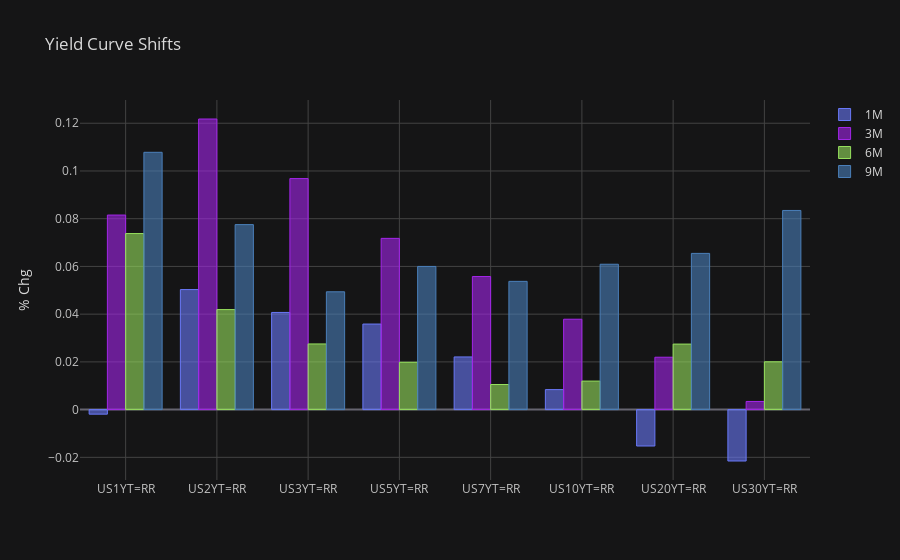

The notebook cell this image was saved under:
### Markdown cell above
### <span style="color:#6978F7">Yield curve shift analysis</span>

This model displays a bar chart with 1M / 3M / 6M / 9M %-changes in a given yield curve. The user needs to enter a RIC chain of the required curve.

<b>rf_yield_curve_analysis.<span style=" color:green">get_data</span></b><i>(ric_chain, show_chart=True)</i>
<br>The function returns a pandas dataframe containing curve changes, as well as a plotly bar chart.</br>

### Code cell
rf_yield_curve_analysis.get_data('0#USBMK=')

### Figure 1 — Plotly figure (JSON) as saved in the notebook; plotly's stock layout.template omitted (floating-point values rounded to 4 significant figures)
{"data": [{"marker": {"color": "rgba(105, 120, 247, 0.6)", "line": {"color": "rgba(105, 120, 247, 1.0)", "width": 1}}, "name": "1M", "orientation": "v", "text": "", "type": "bar", "x": ["US1YT=RR", "US2YT=RR", "US3YT=RR", "US5YT=RR", "US7YT=RR", "US10YT=RR", "US20YT=RR", "US30YT=RR"], "y": [-0.001905, 0.0503, 0.04072, 0.03585, 0.02207, 0.008387, -0.01525, -0.02153]}, {"marker": {"color": "rgba(163, 37, 233, 0.6)", "line": {"color": "rgba(163, 37, 233, 1.0)", "width": 1}}, "name": "3M", "orientation": "v", "text": "", "type": "bar", "x": ["US1YT=RR", "US2YT=RR", "US3YT=RR", "US5YT=RR", "US7YT=RR", "US10YT=RR", "US20YT=RR", "US30YT=RR"], "y": [0.08153, 0.1218, 0.09681, 0.07176, 0.05577, 0.03787, 0.02195, 0.003417]}, {"marker": {"color": "rgba(150, 224, 93, 0.6)", "line": {"color": "rgba(150, 224, 93, 1.0)", "width": 1}}, "name": "6M", "orientation": "v", "text": "", "type": "bar", "x": ["US1YT=RR", "US2YT=RR", "US3YT=RR", "US5YT=RR", "US7YT=RR", "US10YT=RR", "US20YT=RR", "US30YT=RR"], "y": [0.07377, 0.04192, 0.02752, 0.01984, 0.01052, 0.01195, 0.02746, 0.02004]}, {"marker": {"color": "rgba(74, 127, 185, 0.6)", "line": {"color": "rgba(74, 127, 185, 1.0)", "width": 1}}, "name": "9M", "orientation": "v", "text": "", "type": "bar", "x": ["US1YT=RR", "US2YT=RR", "US3YT=RR", "US5YT=RR", "US7YT=RR", "US10YT=RR", "US20YT=RR", "US30YT=RR"], "y": [0.1078, 0.07752, 0.04936, 0.05999, 0.05374, 0.06092, 0.06546, 0.08345]}], "layout": {"autosize": true, "legend": {"bgcolor": "#151516", "font": {"color": "#D9D9D9"}}, "paper_bgcolor": "#151516", "plot_bgcolor": "#151516", "title": {"font": {"color": "#D9D9D9"}, "text": "Yield Curve Shifts"}, "xaxis": {"autorange": true, "gridcolor": "#434343", "range": [-0.5, 7.5], "showgrid": true, "tickfont": {"color": "#C2C2C2"}, "title": {"font": {"color": "#D9D9D9"}, "text": ""}, "type": "category", "zerolinecolor": "#666570"}, "yaxis": {"autorange": true, "gridcolor": "#434343", "range": [-0.02949, 0.1297], "showgrid": true, "tickfont": {"color": "#C2C2C2"}, "title": {"font": {"color": "#D9D9D9"}, "text": "% Chg"}, "type": "linear", "zerolinecolor": "#666570"}}}
